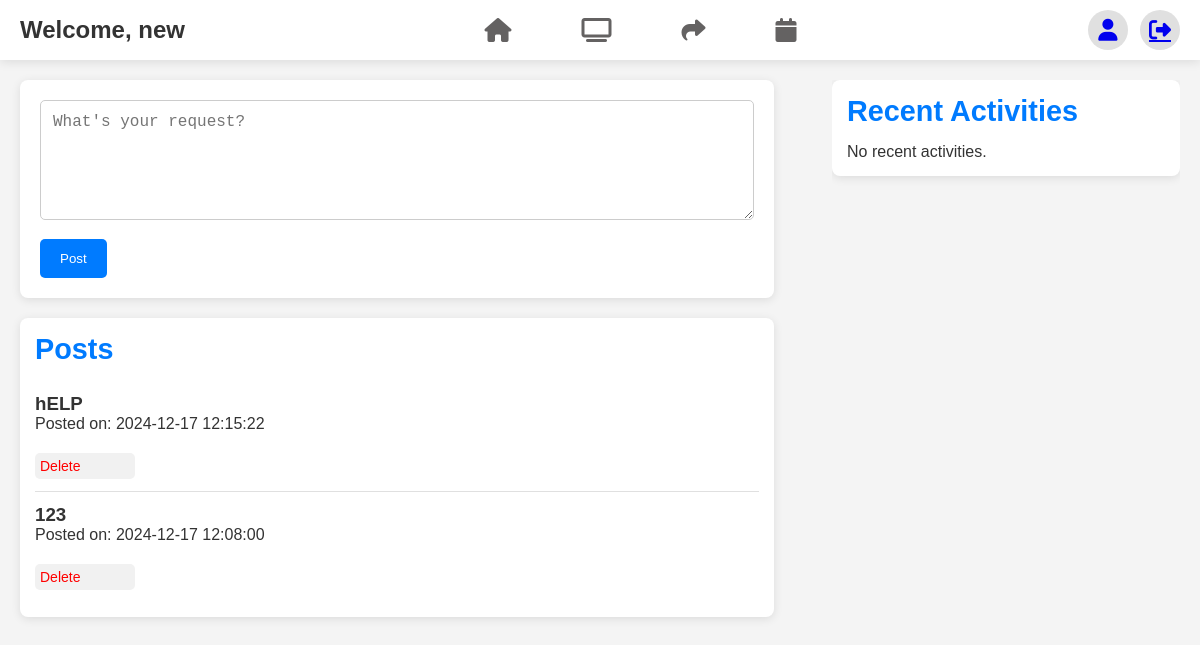
Page /?page=dashboard (signed in) on the earlier database version.
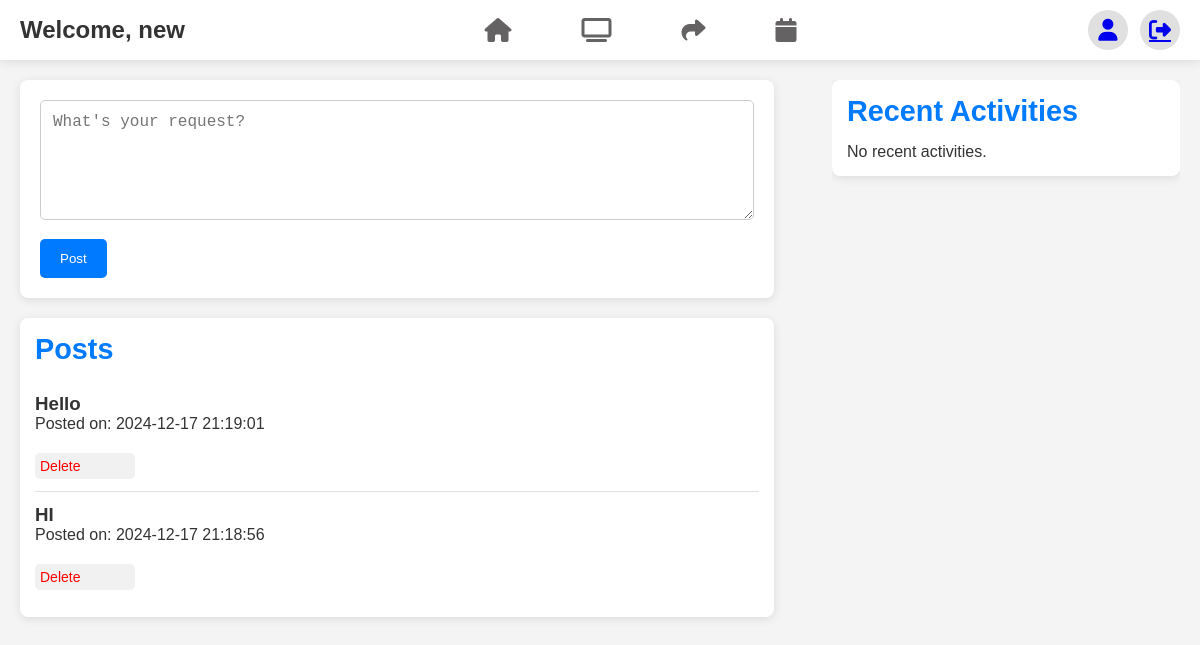
Same page on the later database version.
### tables this page shows
CREATE TABLE `posts` (
  `id` int(11) NOT NULL,
  `user_id` int(11) NOT NULL,
  `post_text` text DEFAULT NULL,
  `post_image` varchar(255) DEFAULT NULL,
  `post_video` varchar(255) DEFAULT NULL,
  `post_type` varchar(255) NOT NULL,
  `created_at` timestamp NOT NULL DEFAULT current_timestamp(),
  `updated_at` timestamp NOT NULL DEFAULT current_timestamp() ON UPDATE current_timestamp()
);

### index.php (called while the page is built, shortened)
<?php
$router = new Router();
$router->route();
?>

### app/views/auth/dashboard.php (the view, shortened to what this page needs)
<?php
$db = new Database();
$pdo = $db->connect();
$posts = $pdo->prepare("SELECT * FROM posts ORDER BY created_at DESC");
$posts->execute();
$posts = $posts->fetchAll();
$recentActivities = $pdo->prepare("SELECT * FROM activities ORDER BY created_at DESC");
$recentActivities->execute();
$recentActivities = $recentActivities->fetchAll();
?>
<!DOCTYPE html>
<html lang="en">
<head>
    <link rel="stylesheet" href="https://cdnjs.cloudflare.com/ajax/libs/font-awesome/6.7.1/css/all.min.css" />
    <link rel="stylesheet" href="./public/assets/dashStyle.css">
</head>
<body>
<div class="container">
    <nav>
        <div class="nav-left">
            <h1>Welcome, <?= htmlspecialchars($_SESSION['user']['name']); ?></h1>
        </div>
        <div class="nav-center">
            <a href="?page=dashboard"><i class="fa-solid fa-house"></i></a>
            <a href="?page=help_requests"><i class="fa-solid fa-tv"></i></a>
            <a href="?page=resource_sharing"><i class="fa-solid fa-share"></i></a>
            <a href="?page=events"><i class="fa-solid fa-calendar"></i></a>
        </div>
        <div class="nav-right">
    <a href="?page=profile"><i class="fa-solid fa-user"></i></a>
    <a href="?page=logout" onclick="return confirmLogout();"><i class="fa-solid fa-right-from-bracket"></i></a>
</div>
    </nav>
    <div class="main-content">
        <div class="main-left">
            <div class="create-post">
                <form method="POST" action="?page=create_post">
                    <div class="ptop">
                        <textarea name="post_text" placeholder="What's your request?" required></textarea>
                    </div>
                    <div class="post-button-wrapper">
                        <button type="submit" class="post-button">Post</button>
                    </div>
                </form>
            </div>
            <div class="posts">
    <h2>Posts</h2>
    <ul>
        <?php if (!empty($posts)): ?>
            <?php foreach ($posts as $post): ?>
                <li>
                    <h3><?= htmlspecialchars($post['post_text']); ?></h3>
                    <p>Posted on: <?= htmlspecialchars($post['created_at']); ?></p>
                    <a href="?page=dashboard&delete_post_id=<?= $post['id']; ?>" class="delete-button" onclick="return confirm('Are you sure you want to delete this post?');">Delete</a>
                </li>
            <?php endforeach; ?>
        <?php else: ?>
            <p>No posts available.</p>
        <?php endif; ?>
    </ul>
</div>
        </div>
        <div class="main-right">
            <div class="recent-activities">
            <h2>Recent Activities</h2>
            <ul>
            <?php if (!empty($recentActivities)): ?>
                <?php foreach ($recentActivities as $activity): ?>
                    <li>
                        <p>
                            <strong><?= htmlspecialchars($activity['user_name']); ?></strong>
                            <?= htmlspecialchars($activity['activity_text']); ?> -
                            <small><?= htmlspecialchars($activity['created_at']); ?></small>
                        </p>
                    </li>
                <?php endforeach; ?>
            <?php else: ?>
                <p>No recent activities.</p>
            <?php endif; ?>
        </ul>
    </div>
</div>
    </div>
</div>
</body>
</html>

Differences in the rows shown:
removed posts: post_text "hELP", created_at "2024-12-17 12:15:22"
removed posts: post_text "123", created_at "2024-12-17 12:08:00"
added posts: post_text "Hello", created_at "2024-12-17 21:19:01"
added posts: post_text "HI", created_at "2024-12-17 21:18:56"
